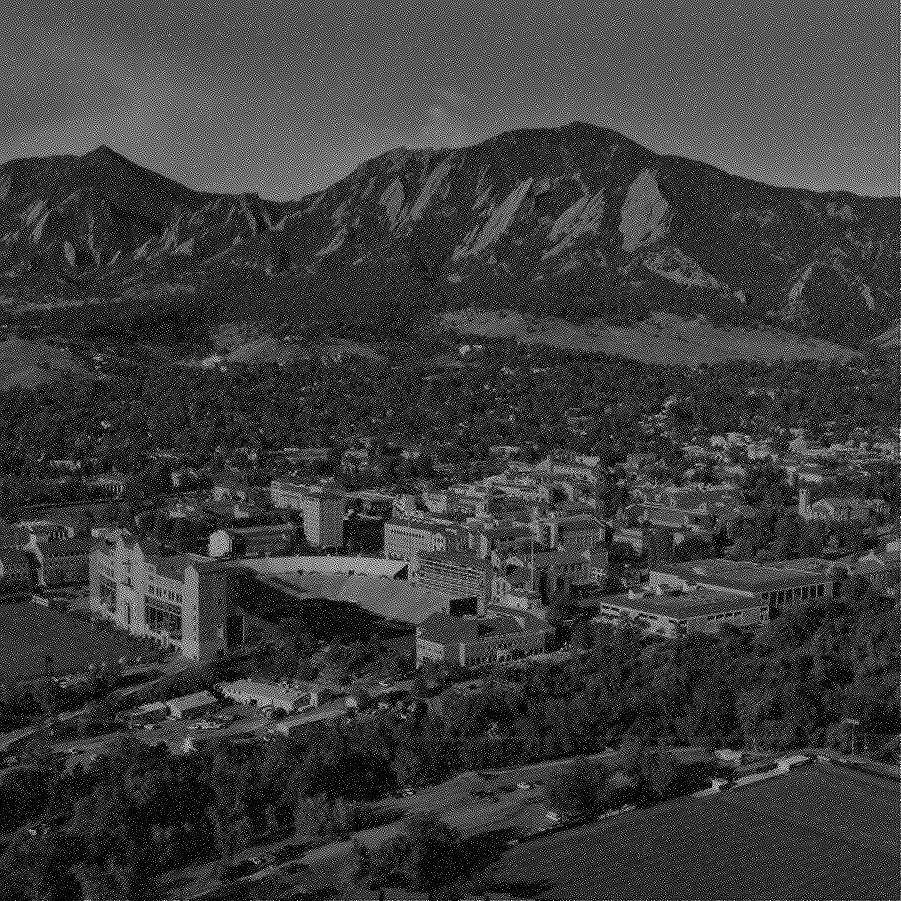
%> input picture Project2/SecondPart/boulder_noisy.jpg, 901 x 901 px
$ octave DCT_Question8.m   (GNU Octave 9; MATLAB toolbox functions it lacks are replaced by stand-ins)
%> lines starting %> are read from the running program, lines starting %| are printed output that depends on the picture
%Reading the image
X = double(imread('boulder_noisy.jpg'));
%> X: size 901x901 double; min 0, max 255, mean 59.1; mean of the top-left, top-right, bottom-left and bottom-right quarters 65, 68.8, 50.2, 52.5
n = 901; %Since image is 901X901
C = zeros(n,n);
for i = 1:n
    for j = 1:n
        C(i,j) = sqrt(2/n)*cos(pi*(i-(1/2))*(j-(1/2))/n);
    end
end
%Transform is
Y = C * X * C;
nonzero_uncompressed = nnz(Y);
%> nonzero_uncompressed = 811801
p = 0.22;
% when p = 0, none of the matrix is saved , p=1 means no compression
for i = 1:n
    for j = 1:n
        if i + j > p*2* n
            Y(i,j) = 0;
        end
    end
end
nonzero_compressed = nnz(Y);
%> nonzero_compressed = 78210
CR_p_Var = (nonzero_uncompressed)/(nonzero_compressed);
%> CR_p_Var = 10.38
display(CR_p_Var);
%| CR_p_Var = 10.380
Y = C * Y * C;
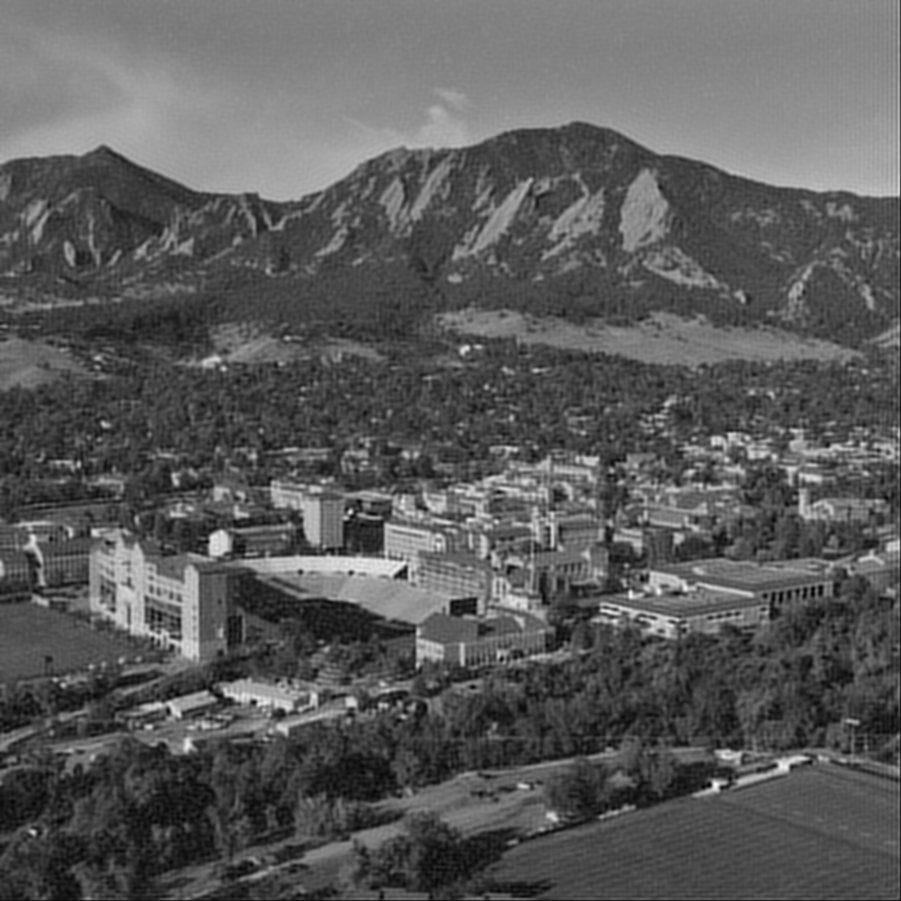
%> Y: size 901x901 double; min -5.81, max 175.8, mean 59; drawn with min black and max white
imshow(Y,[0,255]);
imwrite(Y,'DCT_prob8.jpg');
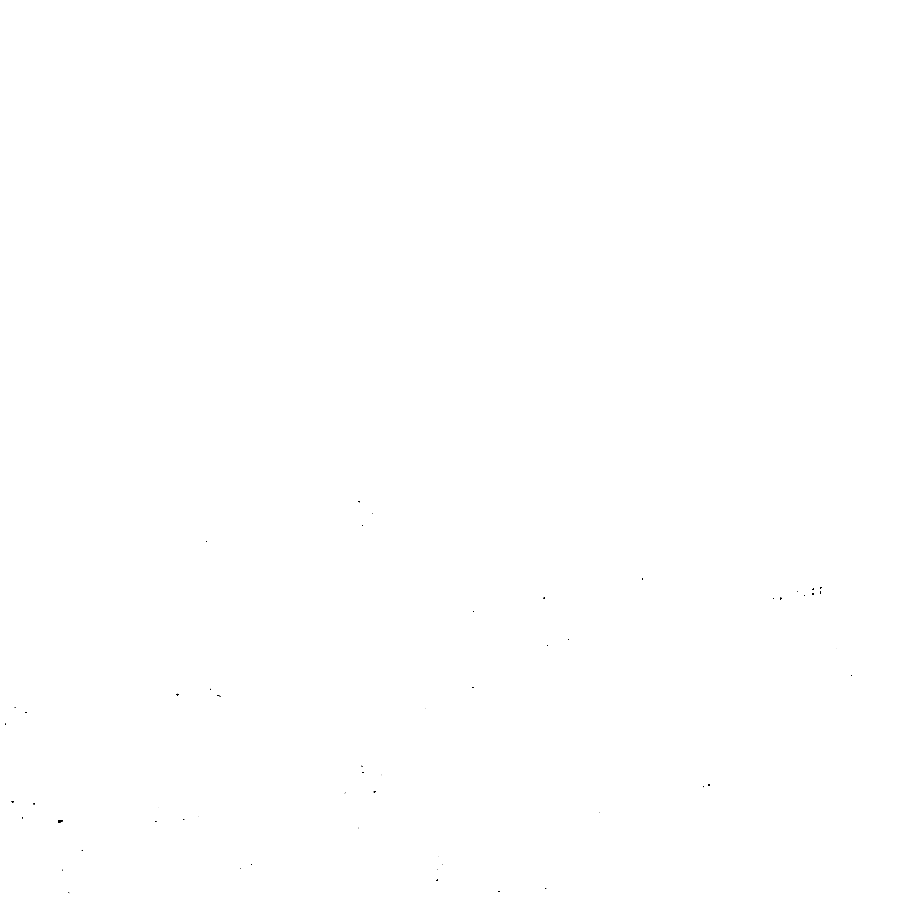
%> saved as DCT_prob8.jpg: size 901x901 uint8; min 0, max 255, mean 255
% [6 lines of commented-out code are left out]
